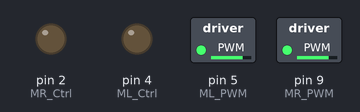
Recording of a sketch running on a simulated Arduino Uno, built with avr-gcc and run on an emulated ATmega328P. Parts: switched loads named in the sketch (green lamp = pin HIGH), output pins drawn as LEDs (lit = HIGH).

Above: at 0.05 s.
At 2.5 s:
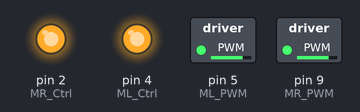
At 5.0 s:
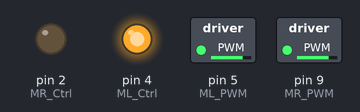
At 7.45 s:
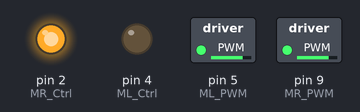
At 9.95 s:
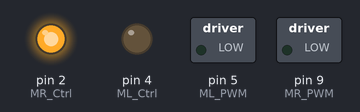
Timing chart, 0 to 13.0 s (numbered marks = the images above):
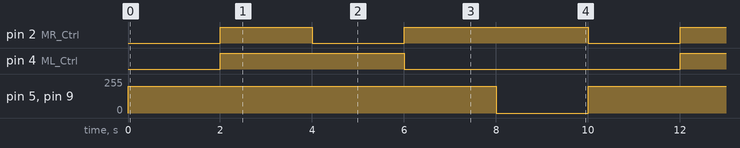

Measured:
- by itself, pin 2 (MR_Ctrl): repeats every 10.0 s: LOW 2.0 s, HIGH 4.0 s, LOW 2.0 s, HIGH 2.0 s
- by itself, pin 4 (ML_Ctrl): alternates HIGH for 4.0 s and LOW for 6.0 s
- by itself, pin 5 (ML_PWM), pin 9 (MR_PWM): alternates 200/255 for 8.0 s and 0/255 for 2.0 s

The sketch:

lesson_11.1.ino
```cpp
/*
  keyestudio Mini Tank Robot V3
  lesson 11.1
  motor driver
  http://www.keyestudio.com
*/
#define ML_Ctrl 4  //Define the direction control pin of the left motor
#define ML_PWM 5   //Define the PWM control pin of the left motor
#define MR_Ctrl 2  //Define the direction control pin of the right motor
#define MR_PWM 9  //Define the PWM control pin of the right motor

void setup()
{
  pinMode(ML_Ctrl, OUTPUT);//Define the direction control pin of the left motor as output
  pinMode(ML_PWM, OUTPUT);//Define the PWM control pin of the left motor as output
  pinMode(MR_Ctrl, OUTPUT);//Define the direction control pin of the right motor as output
  pinMode(MR_PWM, OUTPUT);//Define the PWM control pin of the right motor as output
}

void loop()
{
  digitalWrite(ML_Ctrl, LOW); //The left motor direction control pin is in low level
  analogWrite(ML_PWM, 200); //The PWM control speed of the left motor is 200
  digitalWrite(MR_Ctrl, LOW); //The right motor direction control pin is in low level
  analogWrite(MR_PWM, 200); //The PWM control speed of the right motor is 200
  //front
  delay(2000);//Delay in 2s
  digitalWrite(ML_Ctrl, HIGH); //The left motor direction control pin is in high level
  analogWrite(ML_PWM, 200); //The PWM control speed of the left motor is 200
  digitalWrite(MR_Ctrl, HIGH); //The right motor direction control pin is in high level
  analogWrite(MR_PWM, 200); //The PWM control speed of the right motor is 200
  //back
  delay(2000);//Delay in 2s
  digitalWrite(ML_Ctrl, HIGH); //The left motor direction control pin is in high level
  analogWrite(ML_PWM, 200); //The PWM control speed of the left motor is 200
  digitalWrite(MR_Ctrl, LOW); //The right motor direction control pin is in low level
  analogWrite(MR_PWM, 200); //The PWM control speed of the right motor is 200
  //left
  delay(2000);//Delay in 2s
  digitalWrite(ML_Ctrl, LOW); //The left motor direction control pin is in low level
  analogWrite(ML_PWM, 200); //The PWM control speed of the left motor is 200
  digitalWrite(MR_Ctrl, HIGH); //The right motor direction control pin is in high level
  analogWrite(MR_PWM, 200); //The PWM control speed of the right motor is 200
  //right
  delay(2000);//Delay in 2s
  analogWrite(ML_PWM, 0); //The PWM control speed of the left motor is 0
  analogWrite(MR_PWM, 0); //The PWM control speed of the right motor is 0
  //stop
  delay(2000);//Delay in 2s
}
```
